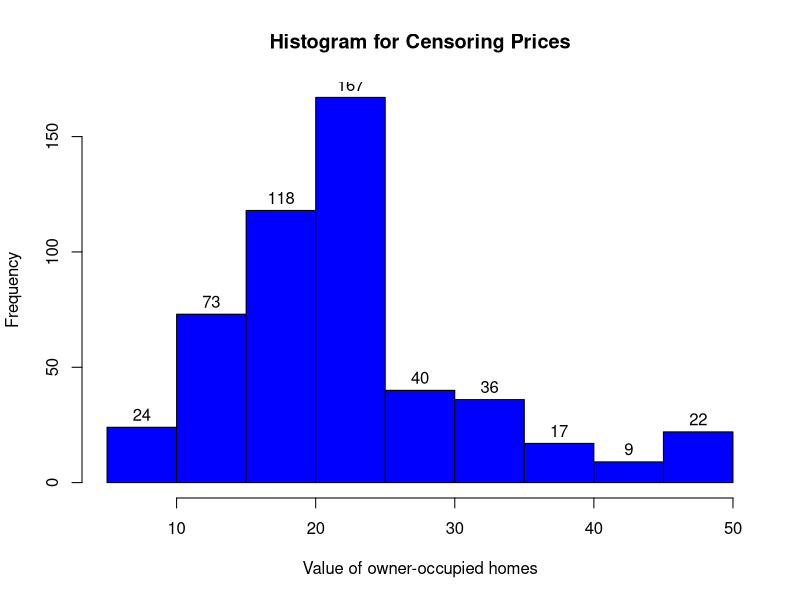
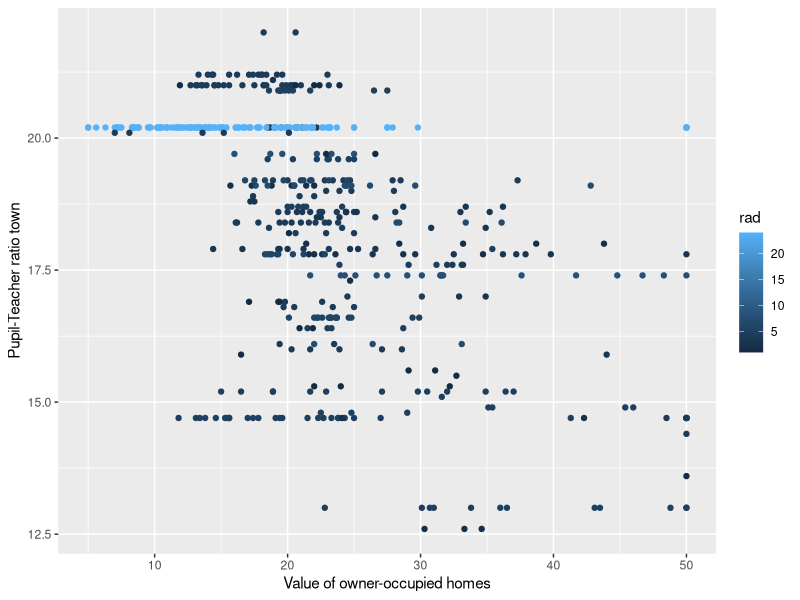

Reproduce these figures in R, in order.
## ---- chunk 1
knitr::opts_chunk$set(echo = TRUE)
dataset <- read.csv("Boston house price dataset.csv", stringsAsFactors = FALSE)
## ---- chunk 2

## ---- chunk 3

## ---- chunk 4
colnames(dataset)
str(dataset)
## ---- chunk 5
summary(dataset$MEDV)
## ---- chunk 6
medv = dataset$MEDV
sd(medv)
## ---- chunk 7
hist(dataset$MEDV, col="blue", main="Histogram for Censoring Prices",
     xlab= "Value of owner-occupied homes", ylab ="Frequency", 
     labels = TRUE)
## ---- chunk 8

## ---- chunk 9

## ---- chunk 10
summary(dataset$PTRATIO)
## ---- chunk 11
library(ggplot2)
set.seed(1)
rad = dataset$RAD
ptratio = dataset$PTRATIO
ggplot(dataset, aes(x = medv, y = ptratio)) + 
  geom_point(aes(color = rad)) + 
  labs(x = "Value of owner-occupied homes",
       y = "Pupil-Teacher ratio town")
## ---- chunk 12

